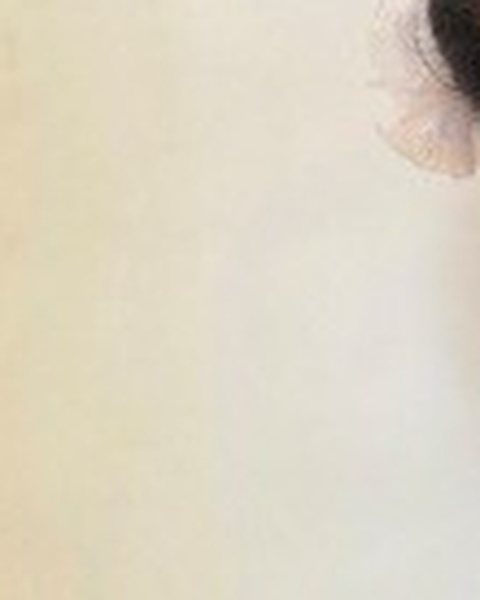
#> input picture 5f4a7ae2e535465497fc11ea74e2d0c6.jpg, 480 x 600 px; its folder holds only this picture in this run
$ python -i process_and_fix_photos.py   (imports and definitions only)
#> lines starting #> are read from the running program, lines starting #| are printed output that depends on the picture
#> further down, picture is the input picture: shape (600, 480, 3); mean B, G, R 196.8, 214.3, 221.8
import cv2
import os
import shutil
import glob
import numpy as np

upload_dir = '/var/lib/docker/volumes/maktab_davomad_uploads/_data'
backup_dir = '/var/lib/docker/volumes/maktab_davomad_uploads/backup_originals'
# [6 lines not run here, left out]

cascade_path = '/usr/share/opencv4/haarcascades/haarcascade_frontalface_default.xml'
cascade_alt_path = '/usr/share/opencv4/haarcascades/haarcascade_frontalface_alt2.xml'
profile_path = '/usr/share/opencv4/haarcascades/haarcascade_profileface.xml'

face_cascade = cv2.CascadeClassifier(cascade_path)
face_cascade_alt = cv2.CascadeClassifier(cascade_alt_path) if os.path.exists(cascade_alt_path) else None
profile_cascade = cv2.CascadeClassifier(profile_path) if os.path.exists(profile_path) else None

def detect_best_face(img):
    H, W = img.shape[:2]
#> H = 600; W = 480
    gray = cv2.cvtColor(img, cv2.COLOR_BGR2GRAY)
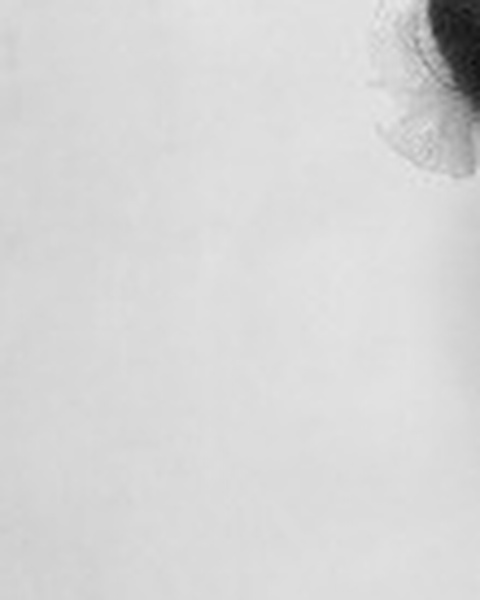
#> gray: shape (600, 480); min 14, max 231, mean 214.5

    # 1. Standard frontal
    faces = face_cascade.detectMultiScale(gray, scaleFactor=1.05, minNeighbors=3, minSize=(20, 20))
#> faces = [[410, 40, 31, 31]]
    if len(faces) > 0:
        return max(faces, key=lambda f: f[2] * f[3])

    # 2. Equalized histogram
    eq = cv2.equalizeHist(gray)
    faces = face_cascade.detectMultiScale(eq, scaleFactor=1.05, minNeighbors=3, minSize=(20, 20))
    if len(faces) > 0:
        return max(faces, key=lambda f: f[2] * f[3])

    # 3. Alt cascade
    if face_cascade_alt:
        faces = face_cascade_alt.detectMultiScale(gray, scaleFactor=1.05, minNeighbors=3, minSize=(20, 20))
        if len(faces) > 0:
            return max(faces, key=lambda f: f[2] * f[3])

    # 4. Profile cascade
    if profile_cascade:
        faces = profile_cascade.detectMultiScale(gray, scaleFactor=1.05, minNeighbors=3, minSize=(20, 20))
        if len(faces) > 0:
            return max(faces, key=lambda f: f[2] * f[3])

    return None

def enhance_and_sharpen(img):
    # Mild unsharp mask
    blurred = cv2.GaussianBlur(img, (0, 0), 1.2)
    sharpened = cv2.addWeighted(img, 1.25, blurred, -0.25, 0)
    return sharpened

TARGET_W = 480
TARGET_H = 600

processed = 0
fallback_centered = 0

# [72 lines not run here, left out]

>>> import cv2
>>> picture = cv2.imread('5f4a7ae2e535465497fc11ea74e2d0c6.jpg')
>>> result = detect_best_face(picture)
#> result = [410, 40, 31, 31]

$ run again, on 610_orig.jpg
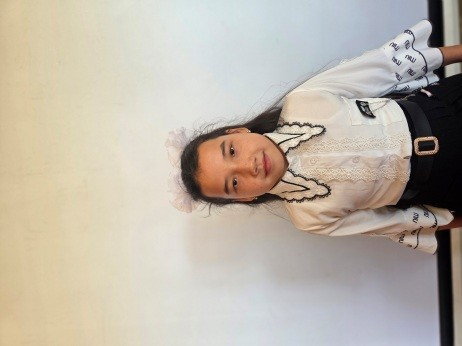
#> input picture 610_orig.jpg, 462 x 346 px
#> picture is the input picture: shape (346, 462, 3); mean B, G, R 168.5, 180.6, 188.7
#> in detect_best_face, `gray = cv2.cvtColor(img, cv2.COLOR_BGR2GRAY)`:
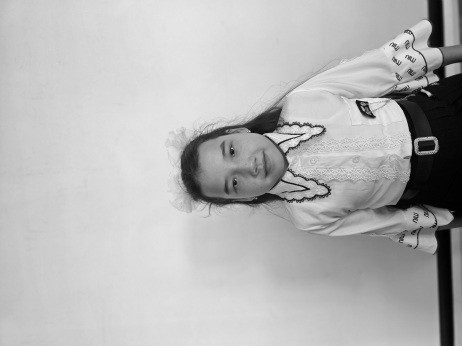
#> gray: shape (346, 462); min 0, max 244, mean 181.7
#> in detect_best_face, `faces = face_cascade.detectMultiScale(gray, scaleFactor=1.05, minNeigh..`: faces = ()
#> in detect_best_face, `eq = cv2.equalizeHist(gray)`:
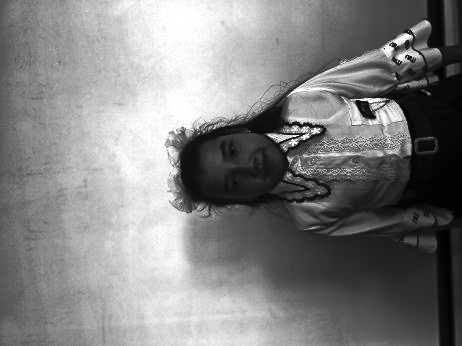
#> eq: shape (346, 462); min 0, max 255, mean 129.2
#> in detect_best_face, `faces = face_cascade.detectMultiScale(eq, scaleFactor=1.05, minNeighbo..`: faces = [[103, 198, 71, 71]]
#> result = [103, 198, 71, 71]

$ run again, on 617_orig.jpg
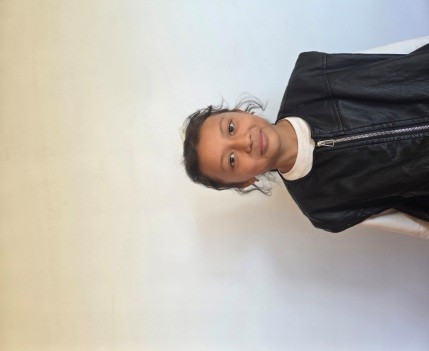
#> input picture 617_orig.jpg, 429 x 351 px
#> picture is the input picture: shape (351, 429, 3); mean B, G, R 171.2, 178.7, 183.2
#> in detect_best_face, `gray = cv2.cvtColor(img, cv2.COLOR_BGR2GRAY)`:
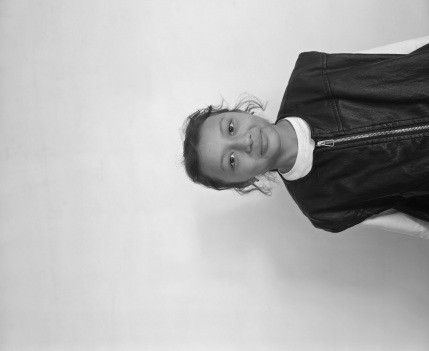
#> gray: shape (351, 429); min 5, max 248, mean 179.2
#> in detect_best_face, `faces = face_cascade.detectMultiScale(gray, scaleFactor=1.05, minNeigh..`: faces = ()
#> in detect_best_face, `eq = cv2.equalizeHist(gray)`:
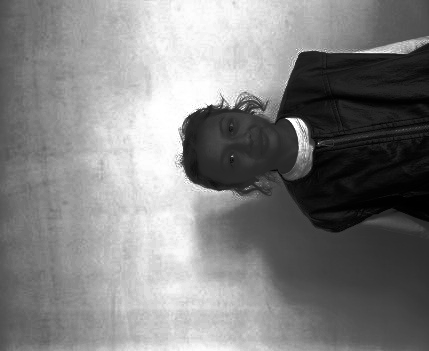
#> eq: shape (351, 429); min 0, max 255, mean 129.2
#> in detect_best_face, `faces = face_cascade.detectMultiScale(eq, scaleFactor=1.05, minNeighbo..`: faces = [[78, 131, 55, 55]]
#> result = [78, 131, 55, 55]

$ run again, on 621_orig.jpg
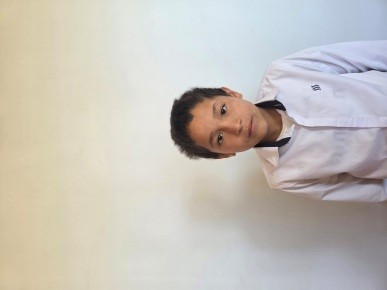
#> input picture 621_orig.jpg, 387 x 290 px
#> picture is the input picture: shape (290, 387, 3); mean B, G, R 186.6, 193.5, 198
#> in detect_best_face, `gray = cv2.cvtColor(img, cv2.COLOR_BGR2GRAY)`:
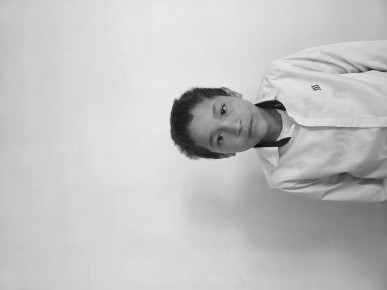
#> gray: shape (290, 387); min 6, max 245, mean 194.1
#> faces = ()
#> in detect_best_face, `eq = cv2.equalizeHist(gray)`:
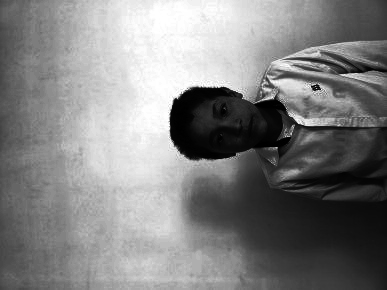
#> eq: shape (290, 387); min 0, max 255, mean 129.3
